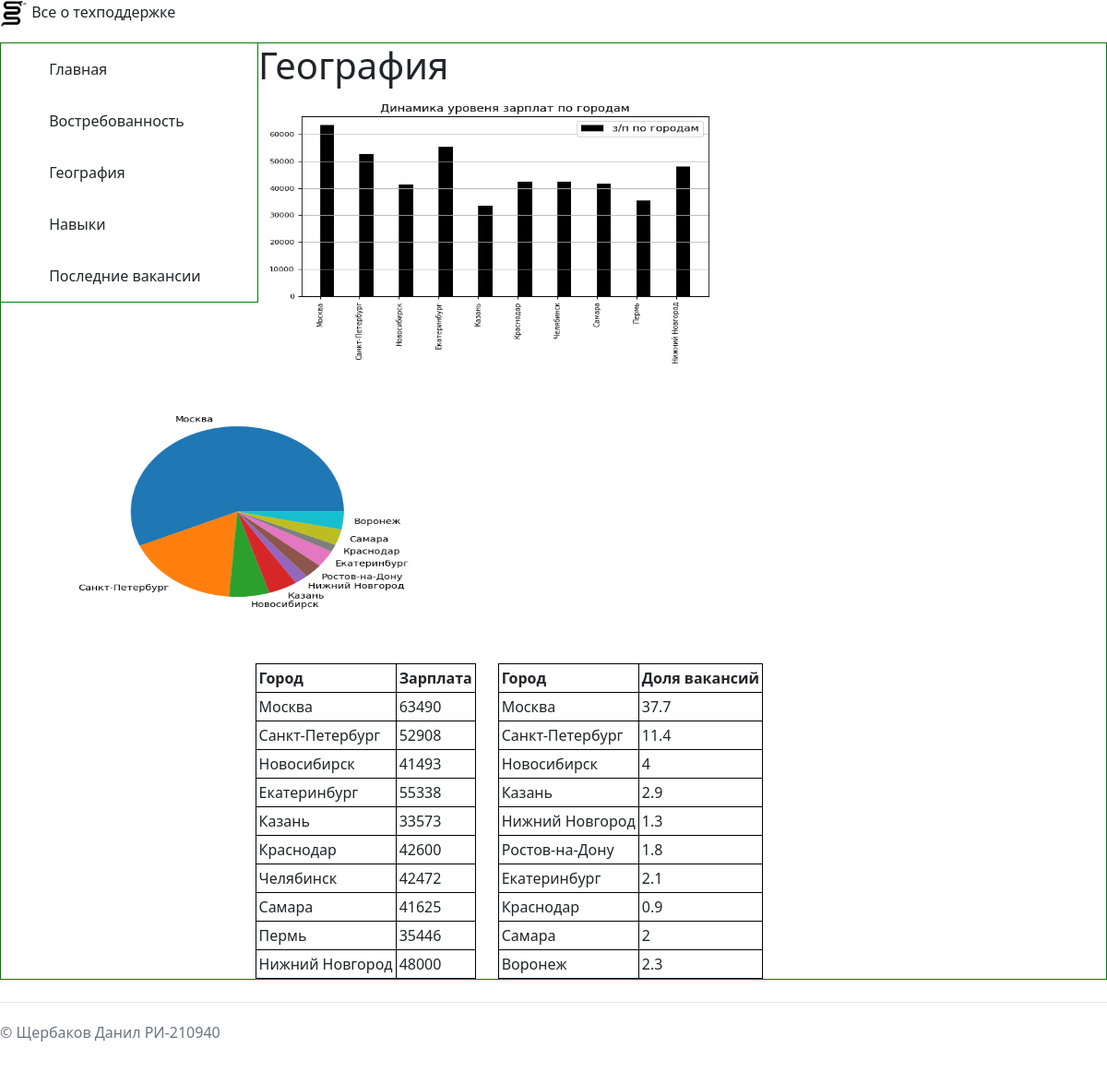
/geography, run on the app's committed database.
### main/models.py (models this page shows, shortened)
class Geography(models.Model):
    title1 = models.CharField('Описание', max_length=1000, default=None, null=True)
    graph1 = models.CharField('график 1', max_length=1000, default=None)
    graph2 = models.CharField('график 2', max_length=1000, default=None)

class TableGeoS(models.Model):
    city = models.TextField('Город', default='')
    salary = models.CharField('Зарплаты', max_length=1000, default='')

class TableGeoV(models.Model):
    city = models.TextField('Город', default='')
    perc = models.CharField('Доля вакансий в %', max_length=1000, default='')

### main/views.py (the view)
# urls.py: path('geography', views.geography),
def geography(request):
    table_salary = TableGeoS.objects.all()
    table_count = TableGeoV.objects.all()
    page = Geography.objects.all()[0]
    return render(request, 'main/geography.html', {'table_salary': table_salary, 'table_count': table_count, 'page': page})

### main/templates/main/geography.html
{% extends 'main/navigation.html' %}
{% block content %}
<div class="this-page">
<h1>{{ page.title1 }}</h1>
 <p class="fig">
       <img src="{{ page.graph1 }}" width="500" height="300" >
    <img src="{{ page.graph2 }}"  width="500" height="300" >
</p>
    <table style="float:left;margin:0%  2%  0% 23%">
    <tr>
        <th style=" padding: 3px;
    border: 1px solid black;">Город</th>
        <th style=" padding: 3px;
    border: 1px solid black;">Зарплата</th>
    </tr>
        {% for elem in table_salary %}
    <tr>
        <td style=" padding: 3px;
    border: 1px solid black;">{{ elem.city }}</td>
        <td style=" padding: 3px;
    border: 1px solid black;">{{ elem.salary }}</td>
    </tr>
        {% endfor %}
</table>
    <table >
    <tr>
        <th style=" padding: 3px;
    border: 1px solid black;">Город</th>
        <th style=" padding: 3px;
    border: 1px solid black;">Доля вакансий </th>
    </tr>
        {% for elem in table_count %}
    <tr>
        <td style=" padding: 3px;
    border: 1px solid black;">{{ elem.city }}</td>
        <td style=" padding: 3px;
    border: 1px solid black;">{{ elem.perc }}</td>
    </tr>
        {% endfor %}
</table>
</div>
{% endblock %}

### main/static/css/navigation.css (style rules this page uses)
body { background: url('https://www.pixel-creation.com/wp-content/uploads/white-gradient-background-c2b7e291a0-download-free-beautiful-wallpapers-for.jpg') }

### data on the page
Geography: title1 "География", graph1 (picture), graph2 (picture)
TableGeoS: city "Москва", salary "63490"
TableGeoS: city "Санкт-Петербург", salary "52908"
TableGeoS: city "Новосибирск", salary "41493"
TableGeoS: city "Екатеринбург", salary "55338"
TableGeoS: city "Казань", salary "33573"
TableGeoS: city "Краснодар", salary "42600"
TableGeoS: city "Челябинск", salary "42472"
TableGeoS: city "Самара", salary "41625"
TableGeoS: city "Пермь", salary "35446"
TableGeoS: city "Нижний Новгород", salary "48000"
TableGeoV: city "Москва", perc "37.7"
TableGeoV: city "Санкт-Петербург", perc "11.4"
TableGeoV: city "Новосибирск", perc "4"
TableGeoV: city "Казань", perc "2.9"
TableGeoV: city "Нижний Новгород", perc "1.3"
TableGeoV: city "Ростов-на-Дону", perc "1.8"
TableGeoV: city "Екатеринбург", perc "2.1"
TableGeoV: city "Краснодар", perc "0.9"
TableGeoV: city "Самара", perc "2"
TableGeoV: city "Воронеж", perc "2.3"
